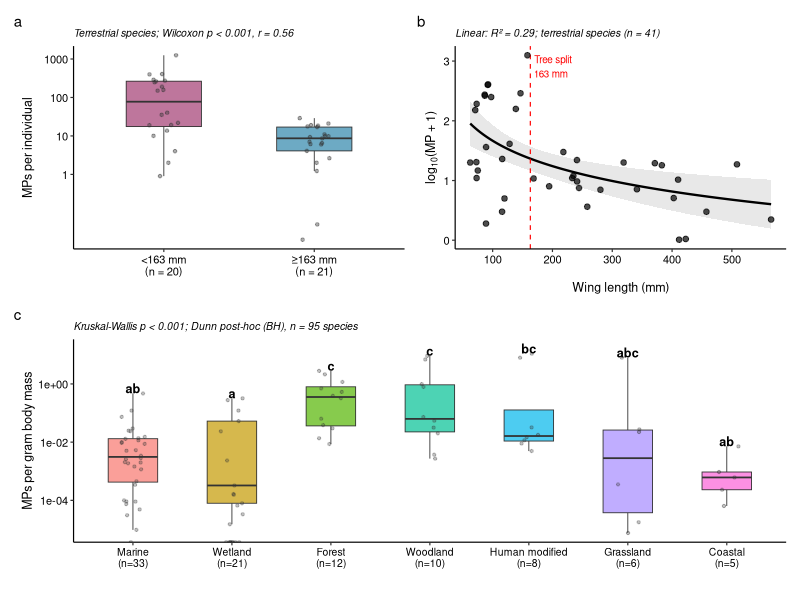
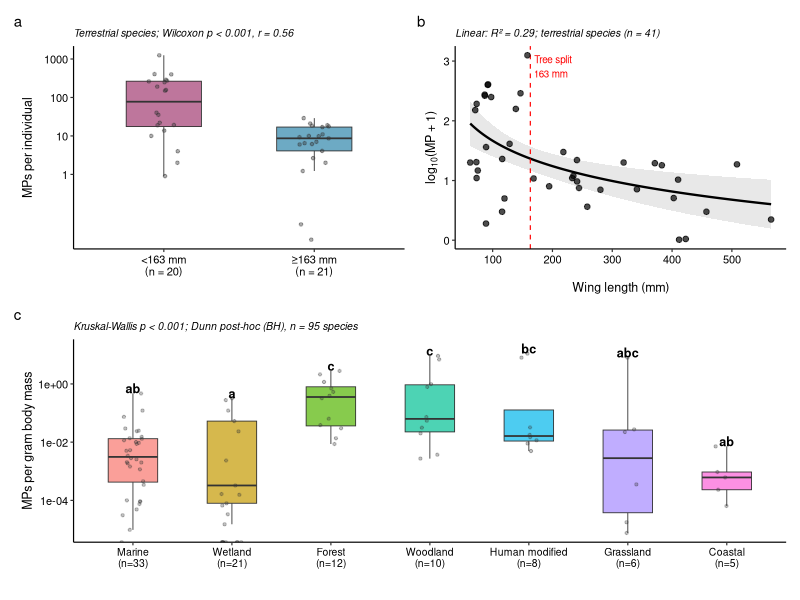
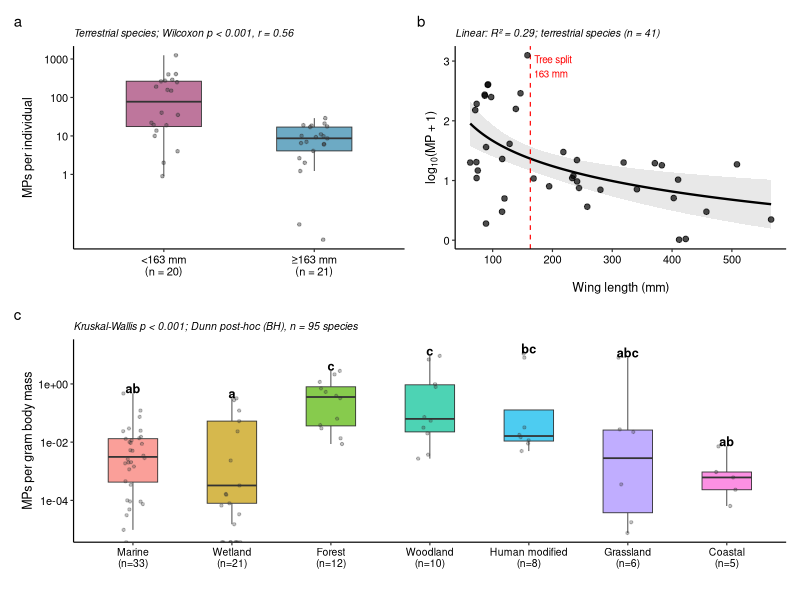

Write the R code that produced these figures, in order.
# ==============================================================================
# FIGURE 3: WING-LENGTH THRESHOLD AND HABITAT PATTERNS IN MICROPLASTIC BURDEN
#
# Panel A: Wing-length threshold among terrestrial species
# Panel B: MP burden across wing length with tree-derived cutoff
# Panel C: Habitat-level MP burden normalized by body mass
# ==============================================================================

library(here)
library(dplyr)
library(tidyr)
library(ggplot2)
library(patchwork)
library(mgcv)
library(rstatix)
library(multcompView)

FIGURE_NUMBER <- "Figure3"

# ==============================================================================
# 1. HELPER FUNCTION
# ==============================================================================

get_mode <- function(x) {
  x <- x[!is.na(x)]
  
  if (length(x) == 0) {
    return(NA_character_)
  }
  
  names(sort(table(x), decreasing = TRUE))[1]
}

# ==============================================================================
# 2. LOAD FINAL ROW-LEVEL DATA
# ==============================================================================

tree_dat_raw <- read.csv(
  here("data", "processed", "row_level.csv"),
  stringsAsFactors = FALSE,
  na.strings = c("", "NA")
) %>%
  drop_na(
    Species,
    Mppersp,
    Beak.Length_Culmen,
    Wing.Length,
    Mass
  ) %>%
  mutate(
    across(
      c(Habitat, Migration, Trophic.Niche),
      as.factor
    )
  )

# ==============================================================================
# 3. SPECIES-LEVEL AGGREGATION
#
# This is the same species-level dataset used for the final decision tree.
# Continuous variables = median
# Categorical variables = mode
# ==============================================================================

tree_dat <- tree_dat_raw %>%
  group_by(Species) %>%
  summarise(
    Mppersp            = median(Mppersp, na.rm = TRUE),
    Beak.Length_Culmen = median(Beak.Length_Culmen, na.rm = TRUE),
    Wing.Length        = median(Wing.Length, na.rm = TRUE),
    Mass               = median(Mass, na.rm = TRUE),
    Habitat            = get_mode(Habitat),
    Migration          = get_mode(Migration),
    Trophic.Niche      = get_mode(Trophic.Niche),
    .groups            = "drop"
  ) %>%
  mutate(
    across(
      c(Habitat, Migration, Trophic.Niche),
      as.factor
    ),
    logMP   = log1p(Mppersp),
    logMass = log10(Mass),
    logBeak = log10(Beak.Length_Culmen),
    MP_per_g = Mppersp / Mass
  )

# ==============================================================================
# 4. DATA CONSISTENCY CHECKS
# ==============================================================================

cat("\n========================================\n")
cat("FIGURE 3 DATA CONSISTENCY CHECK\n")
cat("========================================\n")

cat("Raw complete-case records:", nrow(tree_dat_raw), "\n")
cat("Final species:", nrow(tree_dat), "\n")
cat("Unique species:", n_distinct(tree_dat$Species), "\n")
cat(
  "Duplicate species:",
  sum(duplicated(tree_dat$Species)),
  "\n"
)

cat("\nMissing values in final dataset:\n")
print(colSums(is.na(tree_dat)))

cat("\nSpecies by habitat:\n")
print(
  tree_dat %>%
    count(Habitat, sort = TRUE)
)

# The final decision-tree dataset should contain 101 species.
stopifnot(nrow(tree_dat) == 101)
stopifnot(n_distinct(tree_dat$Species) == 101)

# Save the exact species-level dataset used for Figure 3
write.csv(
  tree_dat,
  here(
    "data",
    "processed",
    "figure3_species_level.csv"
  ),
  row.names = FALSE
)

# ==============================================================================
# 5. TREE-DERIVED WING-LENGTH THRESHOLD
# ==============================================================================

WING_THRESHOLD <- 163

# The 163-mm split occurs after the habitat split in the decision tree.
# Therefore, Panel A and Panel B use the terrestrial branch only.

aquatic_habitats <- c(
  "Aquatic",
  "Coastal",
  "Marine",
  "Wetland"
)

terrestrial_data <- tree_dat %>%
  filter(
    !Habitat %in% aquatic_habitats
  ) %>%
  mutate(
    Wing_group = factor(
      ifelse(
        Wing.Length < WING_THRESHOLD,
        "small",
        "large"
      ),
      levels = c("small", "large")
    )
  )

cat(
  "\nTerrestrial species:",
  nrow(terrestrial_data),
  "\n"
)

cat(
  "Wing < 163 mm:",
  sum(terrestrial_data$Wing_group == "small"),
  "\n"
)

cat(
  "Wing >= 163 mm:",
  sum(terrestrial_data$Wing_group == "large"),
  "\n"
)

# ==============================================================================
# 6. PANEL A: WING-LENGTH THRESHOLD COMPARISON
# ==============================================================================

n_small <- sum(
  terrestrial_data$Wing_group == "small"
)

n_large <- sum(
  terrestrial_data$Wing_group == "large"
)

wilcox_res <- terrestrial_data %>%
  wilcox_test(
    Mppersp ~ Wing_group
  )

effsize_res <- terrestrial_data %>%
  wilcox_effsize(
    Mppersp ~ Wing_group
  )

p_val_a <- wilcox_res$p
r_eff <- effsize_res$effsize

label_small <- sprintf(
  "<%d mm\n(n = %d)",
  WING_THRESHOLD,
  n_small
)

label_large <- sprintf(
  "\u2265%d mm\n(n = %d)",
  WING_THRESHOLD,
  n_large
)

pA <- ggplot(
  terrestrial_data,
  aes(
    x = Wing_group,
    y = Mppersp,
    fill = Wing_group
  )
) +
  
  geom_boxplot(
    alpha = 0.7,
    outlier.shape = NA,
    width = 0.5,
    linewidth = 0.3
  ) +
  
  geom_jitter(
    width = 0.10,
    alpha = 0.4,
    size = 0.9,
    color = "gray20"
  ) +
  
  scale_y_log10(
    breaks = c(
      1,
      10,
      100,
      1000
    )
  ) +
  
  scale_fill_manual(
    values = c(
      "small" = "#A23B72",
      "large" = "#2E86AB"
    )
  ) +
  
  scale_x_discrete(
    labels = c(
      "small" = label_small,
      "large" = label_large
    )
  ) +
  
  labs(
    x = "",
    y = "MPs per individual",
    subtitle = sprintf(
      "Terrestrial species; Wilcoxon %s, r = %.2f",
      ifelse(
        p_val_a < 0.001,
        "p < 0.001",
        sprintf(
          "p = %.3f",
          p_val_a
        )
      ),
      r_eff
    )
  ) +
  
  theme_classic(
    base_size = 9
  ) +
  
  theme(
    legend.position = "none",
    axis.text.x = element_text(
      size = 8,
      color = "black"
    ),
    axis.text.y = element_text(
      size = 8,
      color = "black"
    ),
    axis.title.y = element_text(
      size = 9,
      color = "black"
    ),
    plot.subtitle = element_text(
      size = 7.5,
      face = "italic"
    )
  )

# ==============================================================================
# 7. PANEL B: MP BURDEN ACROSS WING LENGTH
# ==============================================================================

# Linear model
m_lin <- lm(
  log10(Mppersp + 1) ~ log10(Wing.Length),
  data = terrestrial_data
)

# GAM
m_gam <- mgcv::gam(
  log10(Mppersp + 1) ~
    s(
      log10(Wing.Length),
      k = 4
    ),
  data = terrestrial_data,
  method = "REML"
)

edf <- summary(m_gam)$s.table[
  1,
  "edf"
]

use_gam <- (
  AIC(m_lin) - AIC(m_gam) > 2 &&
    edf > 1.5
)

# Prediction grid
pred_grid <- data.frame(
  Wing.Length = seq(
    min(
      terrestrial_data$Wing.Length,
      na.rm = TRUE
    ),
    max(
      terrestrial_data$Wing.Length,
      na.rm = TRUE
    ),
    length.out = 200
  )
)

# Model prediction
if (use_gam) {
  
  pred <- predict(
    m_gam,
    newdata = pred_grid,
    se.fit = TRUE
  )
  
  model_label <- sprintf(
    "GAM: edf = %.1f",
    edf
  )
  
} else {
  
  pred <- predict(
    m_lin,
    newdata = pred_grid,
    se.fit = TRUE
  )
  
  model_label <- sprintf(
    "Linear: R\u00b2 = %.2f",
    summary(m_lin)$r.squared
  )
}

pred_grid$fit <- pred$fit

pred_grid$lwr <- (
  pred$fit -
    1.96 * pred$se.fit
)

pred_grid$upr <- (
  pred$fit +
    1.96 * pred$se.fit
)

# Panel B
pB <- ggplot(
  terrestrial_data,
  aes(
    x = Wing.Length,
    y = log10(Mppersp + 1)
  )
) +
  
  geom_ribbon(
    data = pred_grid,
    aes(
      x = Wing.Length,
      ymin = lwr,
      ymax = upr
    ),
    inherit.aes = FALSE,
    fill = "grey70",
    alpha = 0.3
  ) +
  
  geom_line(
    data = pred_grid,
    aes(
      x = Wing.Length,
      y = fit
    ),
    inherit.aes = FALSE,
    color = "black",
    linewidth = 0.8
  ) +
  
  geom_vline(
    xintercept = WING_THRESHOLD,
    linetype = "dashed",
    color = "red",
    linewidth = 0.4
  ) +
  
  annotate(
    "text",
    x = WING_THRESHOLD,
    y = max(
      log10(
        terrestrial_data$Mppersp + 1
      ),
      na.rm = TRUE
    ),
    label = sprintf(
      "Tree split\n%d mm",
      WING_THRESHOLD
    ),
    size = 2.5,
    color = "red",
    hjust = -0.1,
    vjust = 1
  ) +
  
  geom_point(
    alpha = 0.7,
    size = 1.6
  ) +
  
  labs(
    x = "Wing length (mm)",
    y = expression(
      "log"[10] * "(MP + 1)"
    ),
    subtitle = sprintf(
      "%s; terrestrial species (n = %d)",
      model_label,
      nrow(terrestrial_data)
    )
  ) +
  
  theme_classic(
    base_size = 9
  ) +
  
  theme(
    axis.text = element_text(
      size = 8,
      color = "black"
    ),
    axis.title = element_text(
      size = 9,
      color = "black"
    ),
    plot.subtitle = element_text(
      size = 7.5,
      face = "italic"
    )
  )

# ==============================================================================
# 8. PANEL C: HABITAT-LEVEL MP BURDEN NORMALIZED BY BODY MASS
# ==============================================================================

MIN_SPECIES_PER_HABITAT <- 5

habitat_counts <- tree_dat %>%
  count(
    Habitat,
    sort = TRUE
  )

habitats_kept <- habitat_counts %>%
  filter(
    n >= MIN_SPECIES_PER_HABITAT
  ) %>%
  pull(Habitat)

habitat_data <- tree_dat %>%
  filter(
    Habitat %in% habitats_kept
  ) %>%
  mutate(
    Habitat = factor(
      Habitat,
      levels = habitats_kept
    )
  )

# Kruskal-Wallis test
kw_test <- kruskal.test(
  MP_per_g ~ Habitat,
  data = habitat_data
)

# Dunn post-hoc test
dunn_res <- habitat_data %>%
  dunn_test(
    MP_per_g ~ Habitat,
    p.adjust.method = "BH"
  )

# Pairwise adjusted p-values
pw <- dunn_res$p.adj

names(pw) <- paste(
  dunn_res$group1,
  dunn_res$group2,
  sep = "-"
)

# Compact letter display
letters_obj <- multcompView::multcompLetters(
  pw
)

letters_df <- data.frame(
  Habitat = names(
    letters_obj$Letters
  ),
  Letters = letters_obj$Letters,
  stringsAsFactors = FALSE
)

# Sample size
n_per_habitat <- habitat_data %>%
  count(Habitat)

# Letter positions
label_pos <- habitat_data %>%
  group_by(Habitat) %>%
  summarise(
    y = max(
      MP_per_g,
      na.rm = TRUE
    ) * 1.5,
    .groups = "drop"
  ) %>%
  left_join(
    letters_df,
    by = "Habitat"
  ) %>%
  left_join(
    n_per_habitat,
    by = "Habitat"
  )

# Panel C
pC <- ggplot(
  habitat_data,
  aes(
    x = Habitat,
    y = MP_per_g,
    fill = Habitat
  )
) +
  
  geom_boxplot(
    alpha = 0.7,
    outlier.shape = NA,
    width = 0.5,
    linewidth = 0.3
  ) +
  
  geom_jitter(
    width = 0.12,
    alpha = 0.3,
    size = 0.8,
    color = "gray20"
  ) +
  
  geom_text(
    data = label_pos,
    aes(
      x = Habitat,
      y = y,
      label = Letters
    ),
    inherit.aes = FALSE,
    fontface = "bold",
    size = 3.2
  ) +
  
  scale_y_log10() +
  
  scale_x_discrete(
    labels = setNames(
      sprintf(
        "%s\n(n=%d)",
        label_pos$Habitat,
        label_pos$n
      ),
      label_pos$Habitat
    )
  ) +
  
  labs(
    x = "",
    y = "MPs per gram body mass",
    subtitle = sprintf(
      "Kruskal-Wallis %s; Dunn post-hoc (BH), n = %d species",
      ifelse(
        kw_test$p.value < 0.001,
        "p < 0.001",
        sprintf(
          "p = %.4f",
          kw_test$p.value
        )
      ),
      nrow(habitat_data)
    )
  ) +
  
  theme_classic(
    base_size = 9
  ) +
  
  theme(
    legend.position = "none",
    axis.text.x = element_text(
      size = 7.5,
      color = "black"
    ),
    axis.text.y = element_text(
      size = 8,
      color = "black"
    ),
    axis.title.y = element_text(
      size = 9,
      color = "black"
    ),
    plot.subtitle = element_text(
      size = 7.5,
      face = "italic"
    )
  )

# ==============================================================================
# 9. COMBINE FIGURE
# ==============================================================================

final_figure3 <- (
  pA | pB
) / pC +
  plot_annotation(
    tag_levels = "a",
    theme = theme(
      plot.tag = element_text(
        size = 11,
        face = "bold"
      )
    )
  )

# ==============================================================================
# 10. DISPLAY
# ==============================================================================

print(final_figure3)

# ==============================================================================
# 11. SAVE
# ==============================================================================

if (!dir.exists(here("output"))) {
  dir.create(
    here("output"),
    recursive = TRUE
  )
}

out_pdf <- here(
  "output",
  paste0(
    FIGURE_NUMBER,
    "_WingLength_Habitat.pdf"
  )
)

out_tiff <- here(
  "output",
  paste0(
    FIGURE_NUMBER,
    "_WingLength_Habitat.tiff"
  )
)

ggsave(
  filename = out_pdf,
  plot = final_figure3,
  width = 174,
  height = 160,
  units = "mm",
  dpi = 300
)

ggsave(
  filename = out_tiff,
  plot = final_figure3,
  width = 174,
  height = 160,
  units = "mm",
  dpi = 300,
  compression = "lzw"
)

cat("\n========================================\n")
cat("FIGURE 3 COMPLETE\n")
cat("========================================\n")
cat("Species-level dataset:", nrow(tree_dat), "\n")
cat("Terrestrial species:", nrow(terrestrial_data), "\n")
cat("Wing threshold:", WING_THRESHOLD, "mm\n")
cat("Panel C species:", nrow(habitat_data), "\n")
cat("PDF:", out_pdf, "\n")
cat("TIFF:", out_tiff, "\n")







################################################################################
# FIGURE 3 RESULTS VALUE EXTRACTION SCRIPT
################################################################################

cat("\n========================================================================\n")
cat("                  FIGURE 3 MANUSCRIPT DIAGNOSTICS & VALUES              \n")
cat("========================================================================\n\n")

# ------------------------------------------------------------------------------
# PANEL A & B: WING-LENGTH THRESHOLD & REGRESSIONS (TERRESTRIAL SPECIES)
# ------------------------------------------------------------------------------
cat("--- PANEL A & B: TERRESTRIAL SPECIES WING-LENGTH THRESHOLD ---\n")
cat(sprintf("Total Terrestrial Species (N): %d\n", nrow(terrestrial_data)))
cat(sprintf("Small Wing Group (< 163 mm): N = %d\n", n_small))
cat(sprintf("Large Wing Group (>= 163 mm): N = %d\n", n_large))

cat("\nWilcoxon Test (Small vs Large Wing Group):\n")
cat(sprintf("Wilcoxon W = %.2f, p = %.4e, Effect size r = %.2f\n", 
            wilcox_res$statistic, wilcox_res$p, effsize_res$effsize))

cat("\nWing Group Medians and IQRs (MPs per individual):\n")
terrestrial_data %>%
  group_by(Wing_group) %>%
  summarise(
    N = n(),
    Median_MP = median(Mppersp, na.rm = TRUE),
    IQR_MP = IQR(Mppersp, na.rm = TRUE)
  ) %>%
  print()

cat("\nWing Length Model Comparisons:\n")
cat(sprintf("Linear Fit: R2 = %.3f, p = %.4e (AIC: %.1f)\n", 
            summary(m_lin)$r.squared, summary(m_lin)$coefficients[2, 4], AIC(m_lin)))
cat(sprintf("GAM Fit: EDF = %.2f, Dev Expl = %.1f%% (AIC: %.1f)\n", 
            edf, summary(m_gam)$dev.expl * 100, AIC(m_gam)))

# ------------------------------------------------------------------------------
# PANEL C: HABITAT-LEVEL MP BURDEN NORMALIZED BY BODY MASS
# ------------------------------------------------------------------------------
cat("\n--- PANEL C: HABITAT-LEVEL MP BURDEN NORMALIZED BY BODY MASS ---\n")
cat(sprintf("Total Species Analyzed in Panel C (N): %d across %d Habitats\n", 
            nrow(habitat_data), n_distinct(habitat_data$Habitat)))
cat(sprintf("Kruskal-Wallis Chi2 = %.2f, df = %d, p = %.4e\n", 
            kw_test$statistic, kw_test$parameter, kw_test$p.value))

cat("\nHabitat Summary Statistics (MPs per gram body mass):\n")
habitat_summary_stats <- habitat_data %>%
  group_by(Habitat) %>%
  summarise(
    N = n(),
    Median_MP_per_g = median(MP_per_g, na.rm = TRUE),
    IQR_MP_per_g = IQR(MP_per_g, na.rm = TRUE)
  ) %>%
  left_join(letters_df, by = "Habitat") %>%
  arrange(desc(Median_MP_per_g))

print(habitat_summary_stats)

cat("\nDunn Post-Hoc Test Pairwise Comparisons (BH Adjusted):\n")
print(dunn_res %>% dplyr::select(group1, group2, p.adj, p.adj.signif))

cat("\n========================================================================\n")
